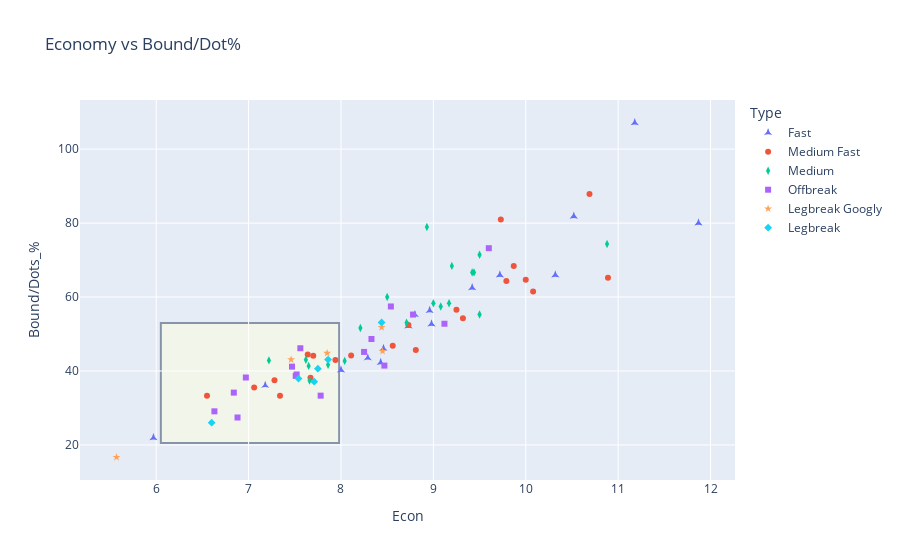

Notebook cell for this chart:
### Markdown cell above
The box shows us the cluster of players who would be great additions as defensive bowlers to a playing XI.

### Code cell
E_BDpercent = px.scatter(data_frame=updated_df,x='Econ',y='Bound/Dots_%',
           hover_name='Player',color='Type',symbol='Type',
           symbol_sequence= ['star-triangle-up', 'circle', 'diamond-tall', 'square','star','diamond'],
                        title='Economy vs Bound/Dot%')
E_BDpercent.add_shape(type='rect',x0=6.05,x1=7.98,y0=20.5,y1=53,fillcolor='lightyellow',opacity=0.5,layer='below' )

### Figure 1 — Plotly figure (JSON) as saved in the notebook; plotly's stock layout.template omitted (floating-point values rounded to 4 significant figures)
{"data": [{"hovertemplate": "<b>%{hovertext}</b><br><br>Type=Fast<br>Econ=%{x}<br>Bound/Dots_%=%{y}<extra></extra>", "hovertext": ["A Nortje", "AS Joseph", "CJ Jordan", "JJ Bumrah", "K Rabada", "KR Sen", "LH Ferguson", "M Prasidh Krishna", "Mohammed Shami", "Mohsin Khan", "OF Smith", "PVD Chameera", "RP Meredith", "Shivam Mavi", "TS Mills", "Umran Malik"], "legendgroup": "Fast", "marker": {"color": "#636efa", "symbol": "star-triangle-up"}, "mode": "markers", "name": "Fast", "orientation": "v", "showlegend": true, "type": "scatter", "x": [9.72, 8.8, 10.52, 7.18, 8.46, 9.42, 8.96, 8.29, 8, 5.97, 11.87, 8.73, 8.43, 10.32, 11.18, 8.98], "xaxis": "x", "y": [65.96, 55.22, 81.82, 36.09, 46.09, 62.5, 56.36, 43.52, 40.24, 21.9, 80, 52.14, 42.25, 65.96, 107.1, 52.67], "yaxis": "y"}, {"hovertemplate": "<b>%{hovertext}</b><br><br>Type=Medium Fast<br>Econ=%{x}<br>Bound/Dots_%=%{y}<extra></extra>", "hovertext": ["AD Russell", "AJ Tye", "Arshdeep Singh", "Avesh Khan", "B Kumar", "C Sakariya", "D Pretorius", "DJ Willey", "DR Sams", "HH Pandya", "JR Hazlewood", "M Jansen", "Mohammed Siraj", "Mukesh Choudhary", "PJ Cummins", "R Shepherd", "Simarjeet Singh", "SN Thakur", "TA Boult", "UT Yadav", "Yash Dayal"], "legendgroup": "Medium Fast", "marker": {"color": "#EF553B", "symbol": "circle"}, "mode": "markers", "name": "Medium Fast", "orientation": "v", "showlegend": true, "type": "scatter", "x": [9.87, 9.73, 7.7, 8.73, 7.34, 7.64, 10, 6.55, 8.81, 7.28, 8.11, 8.56, 10.08, 9.32, 10.69, 10.89, 7.67, 9.79, 7.94, 7.06, 9.25], "xaxis": "x", "y": [68.42, 80.95, 44.12, 52.46, 33.33, 44.44, 64.71, 33.33, 45.71, 37.5, 44.17, 46.84, 61.48, 54.24, 87.88, 65.22, 38.18, 64.36, 42.94, 35.56, 56.58], "yaxis": "y"}, {"hovertemplate": "<b>%{hovertext}</b><br><br>Type=Medium<br>Econ=%{x}<br>Bound/Dots_%=%{y}<extra></extra>", "hovertext": ["Akash Deep", "Basil Thampi", "DJ Bravo", "Fazalhaq Farooqi", "HV Patel", "JD Unadkat", "JO Holder", "KA Pollard", "KK Ahmed", "MR Marsh", "Mustafizur Rahman", "OC McCoy", "PJ Sangwan", "R Dhawan", "Ramandeep Singh", "Sandeep Sharma", "T Natarajan", "TG Southee", "VG Arora"], "legendgroup": "Medium", "marker": {"color": "#00cc96", "symbol": "diamond-tall"}, "mode": "markers", "name": "Medium", "orientation": "v", "showlegend": true, "type": "scatter", "x": [10.88, 9.5, 8.71, 9.17, 7.66, 9.5, 9.42, 8.93, 8.04, 8.5, 7.62, 9.08, 7.22, 8.21, 9, 7.65, 9.44, 7.86, 9.2], "xaxis": "x", "y": [74.36, 55.26, 53.03, 58.33, 37.4, 71.43, 66.67, 78.95, 42.73, 60, 43.06, 57.45, 42.86, 51.61, 58.33, 41.38, 66.67, 41.67, 68.42], "yaxis": "y"}, {"hovertemplate": "<b>%{hovertext}</b><br><br>Type=Offbreak<br>Econ=%{x}<br>Bound/Dots_%=%{y}<extra></extra>", "hovertext": ["AR Patel", "GJ Maxwell", "Harpreet Brar", "HR Shokeen", "J Suchith", "K Gowtham", "KH Pandya", "Lalit Yadav", "LS Livingstone", "MJ Santner", "MM Ali", "R Ashwin", "R Sai Kishore", "RA Jadeja", "Shahbaz Ahmed", "Washington Sundar"], "legendgroup": "Offbreak", "marker": {"color": "#ab63fa", "symbol": "square"}, "mode": "markers", "name": "Offbreak", "orientation": "v", "showlegend": true, "type": "scatter", "x": [7.47, 6.88, 9.12, 8.47, 7.78, 8.25, 6.97, 8.33, 8.78, 6.84, 6.63, 7.51, 7.56, 7.52, 9.6, 8.54], "xaxis": "x", "y": [41.18, 27.42, 52.78, 41.46, 33.33, 45.16, 38.24, 48.65, 55.26, 34.15, 29.09, 38.66, 46.15, 39.06, 73.21, 57.45], "yaxis": "y"}, {"hovertemplate": "<b>%{hovertext}</b><br><br>Type=Legbreak Googly<br>Econ=%{x}<br>Bound/Dots_%=%{y}<extra></extra>", "hovertext": ["CV Varun", "K Kartikeya", "M Theekshana", "Ravi Bishnoi", "SP Narine"], "legendgroup": "Legbreak Googly", "marker": {"color": "#FFA15A", "symbol": "star"}, "mode": "markers", "name": "Legbreak Googly", "orientation": "v", "showlegend": true, "type": "scatter", "x": [8.45, 7.85, 7.46, 8.44, 5.57], "xaxis": "x", "y": [45.35, 44.83, 43.08, 51.82, 16.67], "yaxis": "y"}, {"hovertemplate": "<b>%{hovertext}</b><br><br>Type=Legbreak<br>Econ=%{x}<br>Bound/Dots_%=%{y}<extra></extra>", "hovertext": ["Kuldeep Yadav", "M Ashwin", "PWH de Silva", "Rashid Khan", "RD Chahar", "YS Chahal"], "legendgroup": "Legbreak", "marker": {"color": "#19d3f3", "symbol": "diamond"}, "mode": "markers", "name": "Legbreak", "orientation": "v", "showlegend": true, "type": "scatter", "x": [8.44, 7.86, 7.54, 6.6, 7.71, 7.75], "xaxis": "x", "y": [53.12, 43.08, 37.96, 26.02, 37.11, 40.62], "yaxis": "y"}], "layout": {"legend": {"title": {"text": "Type"}, "tracegroupgap": 0}, "shapes": [{"fillcolor": "lightyellow", "layer": "below", "opacity": 0.5, "type": "rect", "x0": 6.05, "x1": 7.98, "y0": 20.5, "y1": 53}], "title": {"text": "Economy vs Bound/Dot%"}, "xaxis": {"anchor": "y", "domain": [0, 1], "title": {"text": "Econ"}}, "yaxis": {"anchor": "x", "domain": [0, 1], "title": {"text": "Bound/Dots_%"}}}}
